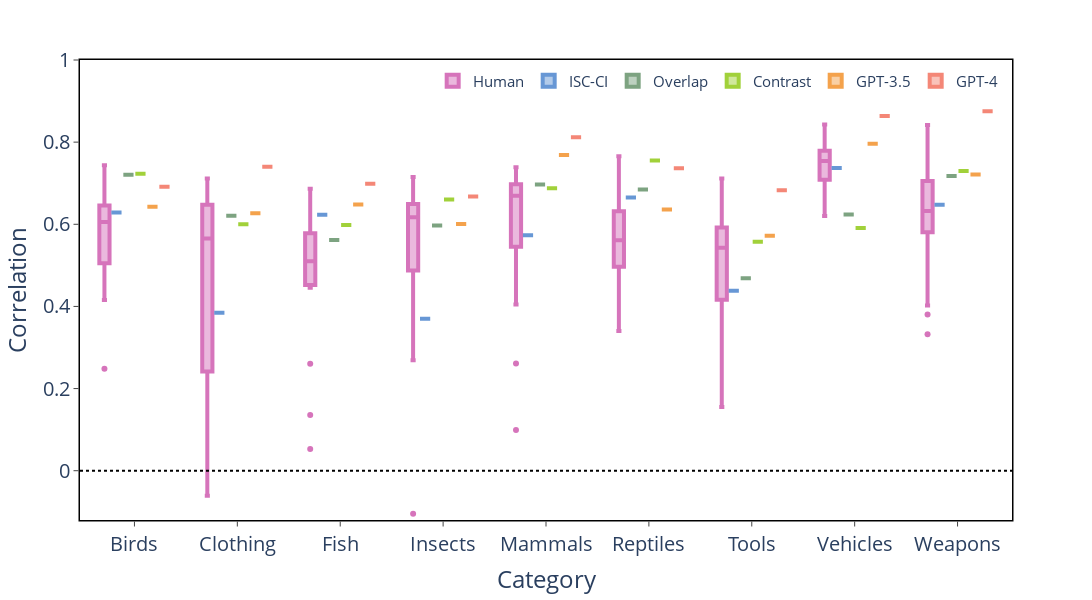

The code cell stored with this chart in its notebook:
### Code cell
# Calculate pearson correlation between model & human similarity ratings within each dataset
model_plot_data = model_data.groupby(['Domain']).corr('pearson')[['Normalized Similarity']].reset_index().melt(id_vars=['Domain','level_1']).rename(columns={'level_1':'Model','value':'Correlation'})
model_plot_data = model_plot_data[model_plot_data['Model'].isin(models)]
# Calculate pearson correlations between each individual human and the mean human within each dataset
human_plot_data = []
for group_name, group in human_data.groupby(['Domain']):
    mean_similarity = group.groupby(['Premise 1','Conclusion']).sum()['Normalized Similarity'].values
    for participant_number in group['participant_id'].unique():
        participant_similarity = group[group['participant_id']==participant_number].groupby(['Premise 1','Conclusion']).mean()['Normalized Similarity'].values
        corr = utils.nansafe_correlation(participant_similarity,mean_similarity-participant_similarity)[0]
        human_plot_data.append({'Correlation':corr,'participant_id':participant_number,'Domain':group_name})
human_plot_data = pd.DataFrame(human_plot_data)
# Merge model & human data
model_plot_data['participant_id'] = 0
human_plot_data['Model'] = 'Human'
plot_data = pd.concat([model_plot_data,human_plot_data],ignore_index=True)

# Plot correlations
plot_data = plot_data.rename(columns={'Domain':'Category'})
fig = px.box(plot_data,x='Category',color='Model',y='Correlation',
             category_orders={'Model':['Human']+models},
             color_discrete_map=utils.model_colors,range_y=[-.12,1])
fig = utils.format_figure(fig,height=600,width=600)
fig.add_hline(y=0, line_dash='dot', line_color="black")
fig.update_traces(line=dict(width=4))
fig = utils.format_figure(fig,width=1400,height=600)
fig.update_layout(legend=dict(title='',orientation='h',yanchor='top',y=0.99,xanchor='right',x=0.99,
                              font=dict(size=15)))
fig.update_layout(boxgap=0.3,boxgroupgap=0.15)
fig.show()

### Figure 1 — Plotly figure (JSON) as saved in the notebook; plotly's stock layout.template omitted (floating-point values rounded to 4 significant figures; data arrays with more than 128 entries replaced by an {"elided": "..."} marker saying what was removed)
{"data": [{"alignmentgroup": "True", "hovertemplate": "Model=Human<br>Category=%{x}<br>Correlation=%{y}<extra></extra>", "legendgroup": "Human", "line": {"width": 4}, "marker": {"color": "#D674BB"}, "name": "Human", "notched": false, "offsetgroup": "Human", "orientation": "v", "showlegend": true, "type": "box", "x": {"elided": "172 str values"}, "x0": " ", "xaxis": "x", "y": {"elided": "172 float values"}, "y0": " ", "yaxis": "y"}, {"alignmentgroup": "True", "hovertemplate": "Model=ISC-CI<br>Category=%{x}<br>Correlation=%{y}<extra></extra>", "legendgroup": "ISC-CI", "line": {"width": 4}, "marker": {"color": "#6797D5"}, "name": "ISC-CI", "notched": false, "offsetgroup": "ISC-CI", "orientation": "v", "showlegend": true, "type": "box", "x": ["Birds", "Clothing", "Fish", "Insects", "Mammals", "Reptiles", "Tools", "Vehicles", "Weapons"], "x0": " ", "xaxis": "x", "y": [0.6287, 0.3844, 0.6235, 0.37, 0.5736, 0.6654, 0.4379, 0.7368, 0.6476], "y0": " ", "yaxis": "y"}, {"alignmentgroup": "True", "hovertemplate": "Model=Overlap<br>Category=%{x}<br>Correlation=%{y}<extra></extra>", "legendgroup": "Overlap", "line": {"width": 4}, "marker": {"color": "#7DA381"}, "name": "Overlap", "notched": false, "offsetgroup": "Overlap", "orientation": "v", "showlegend": true, "type": "box", "x": ["Birds", "Clothing", "Fish", "Insects", "Mammals", "Reptiles", "Tools", "Vehicles", "Weapons"], "x0": " ", "xaxis": "x", "y": [0.7203, 0.6206, 0.5615, 0.5973, 0.6971, 0.6849, 0.4683, 0.6237, 0.7174], "y0": " ", "yaxis": "y"}, {"alignmentgroup": "True", "hovertemplate": "Model=Contrast<br>Category=%{x}<br>Correlation=%{y}<extra></extra>", "legendgroup": "Contrast", "line": {"width": 4}, "marker": {"color": "#a1d13a"}, "name": "Contrast", "notched": false, "offsetgroup": "Contrast", "orientation": "v", "showlegend": true, "type": "box", "x": ["Birds", "Clothing", "Fish", "Insects", "Mammals", "Reptiles", "Tools", "Vehicles", "Weapons"], "x0": " ", "xaxis": "x", "y": [0.7232, 0.5998, 0.5981, 0.6602, 0.6878, 0.7552, 0.5573, 0.5907, 0.7298], "y0": " ", "yaxis": "y"}, {"alignmentgroup": "True", "hovertemplate": "Model=GPT-3.5<br>Category=%{x}<br>Correlation=%{y}<extra></extra>", "legendgroup": "GPT-3.5", "line": {"width": 4}, "marker": {"color": "#F4A24C"}, "name": "GPT-3.5", "notched": false, "offsetgroup": "GPT-3.5", "orientation": "v", "showlegend": true, "type": "box", "x": ["Birds", "Clothing", "Fish", "Insects", "Mammals", "Reptiles", "Tools", "Vehicles", "Weapons"], "x0": " ", "xaxis": "x", "y": [0.6425, 0.6267, 0.6482, 0.6008, 0.7687, 0.6358, 0.5718, 0.7963, 0.721], "y0": " ", "yaxis": "y"}, {"alignmentgroup": "True", "hovertemplate": "Model=GPT-4<br>Category=%{x}<br>Correlation=%{y}<extra></extra>", "legendgroup": "GPT-4", "line": {"width": 4}, "marker": {"color": "#F48777"}, "name": "GPT-4", "notched": false, "offsetgroup": "GPT-4", "orientation": "v", "showlegend": true, "type": "box", "x": ["Birds", "Clothing", "Fish", "Insects", "Mammals", "Reptiles", "Tools", "Vehicles", "Weapons"], "x0": " ", "xaxis": "x", "y": [0.6915, 0.7403, 0.6989, 0.6675, 0.812, 0.7363, 0.6828, 0.8634, 0.8751], "y0": " ", "yaxis": "y"}], "layout": {"boxgap": 0.3, "boxgroupgap": 0.15, "boxmode": "group", "height": 600, "legend": {"font": {"size": 15}, "orientation": "h", "title": {"text": ""}, "tracegroupgap": 0, "x": 0.99, "xanchor": "right", "y": 0.99, "yanchor": "top"}, "margin": {"t": 60}, "plot_bgcolor": "white", "shapes": [{"line": {"color": "black", "dash": "dot"}, "type": "line", "x0": 0, "x1": 1, "xref": "x domain", "y0": 0, "y1": 0, "yref": "y"}], "width": 1400, "xaxis": {"anchor": "y", "domain": [0, 1], "linecolor": "black", "linewidth": 1.5, "mirror": true, "showgrid": false, "showline": true, "tickfont": {"size": 20}, "ticks": "outside", "title": {"font": {"size": 24}, "text": "Category"}}, "yaxis": {"anchor": "x", "domain": [0, 1], "linecolor": "black", "linewidth": 1.5, "mirror": true, "range": [-0.12, 1], "showgrid": false, "showline": true, "tickfont": {"size": 20}, "ticks": "outside", "title": {"font": {"size": 24}, "text": "Correlation"}}}}
